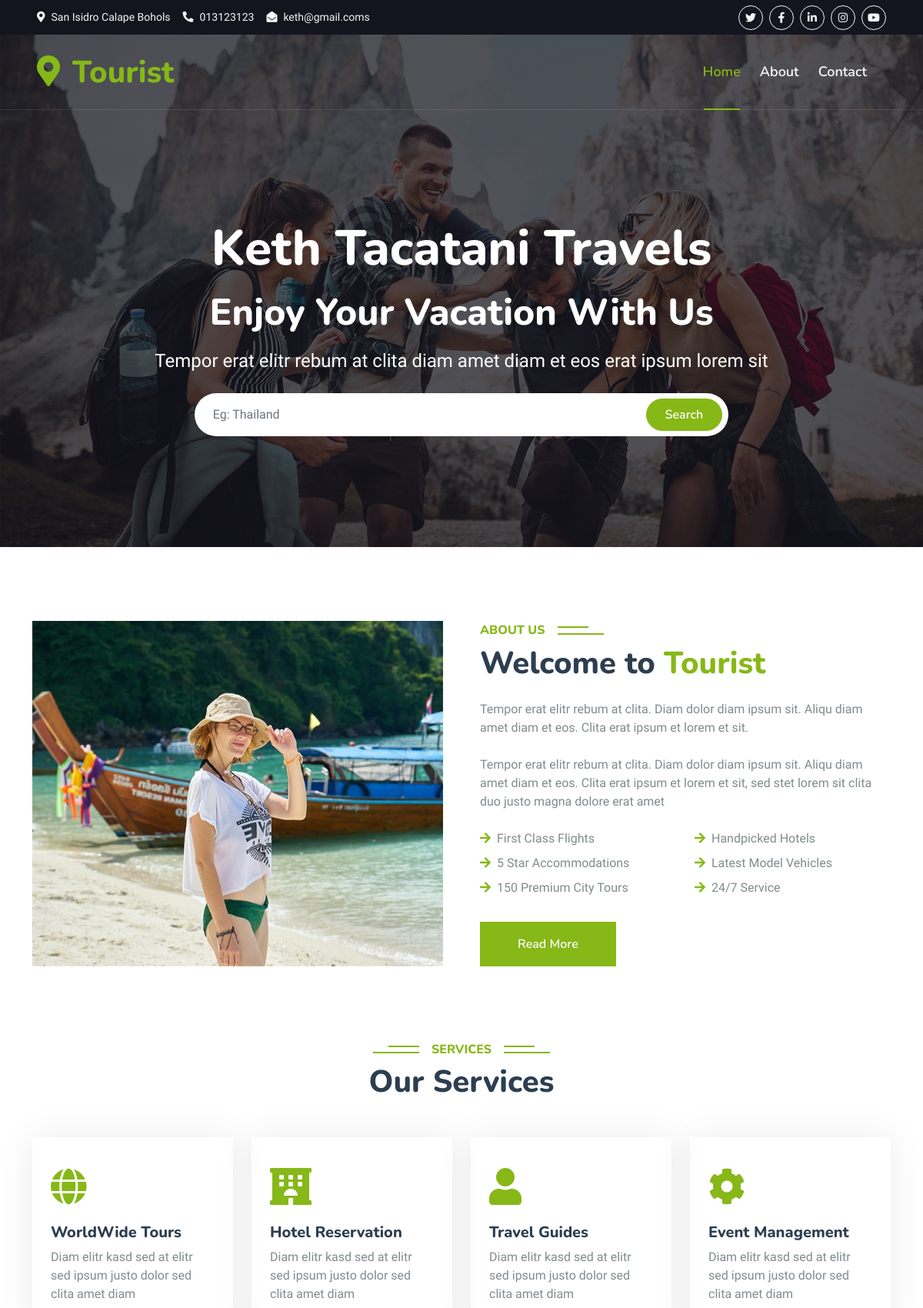
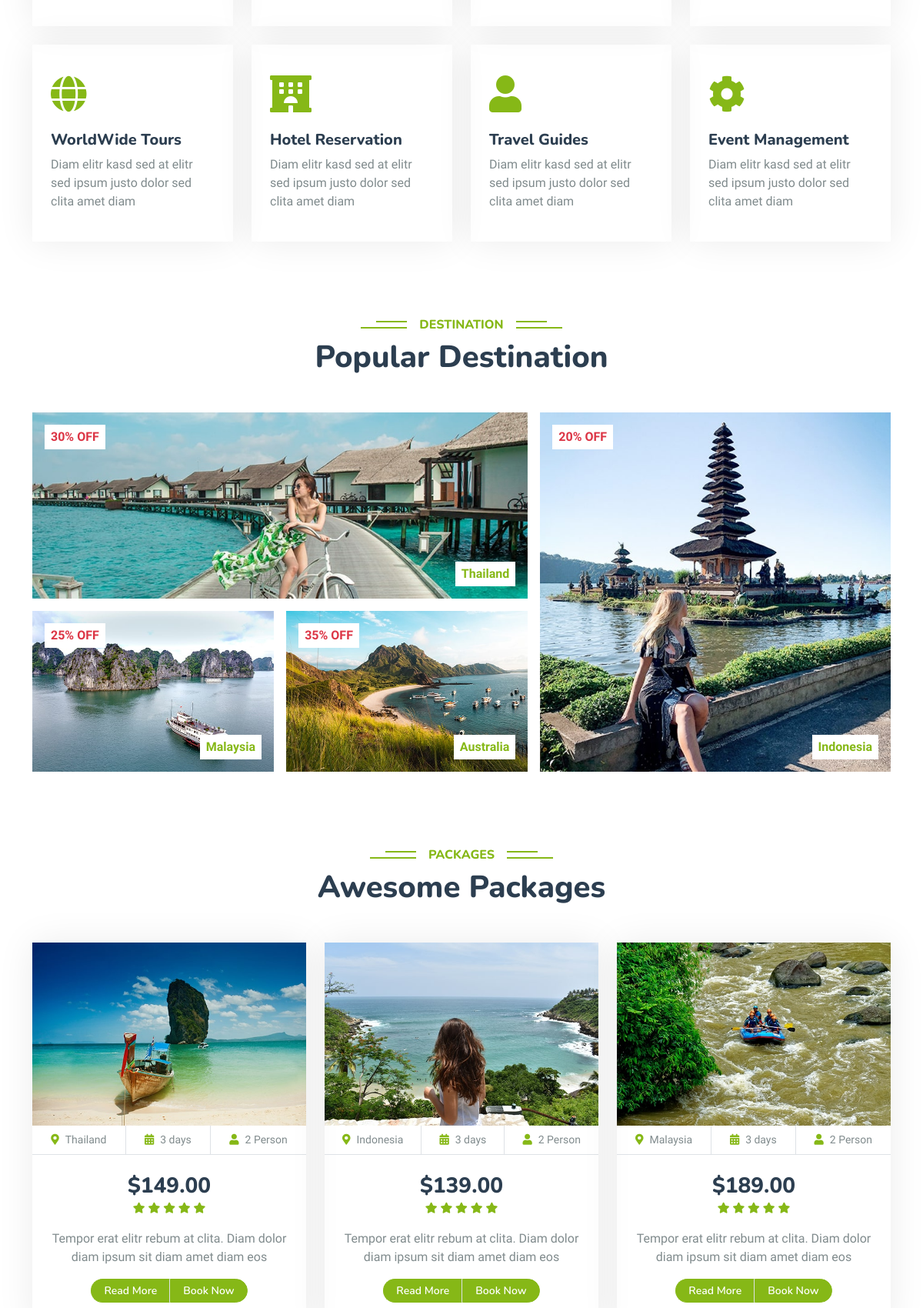
The page / (upper part) on the database its author committed (2 pictures, top to bottom).
### tables this page shows
CREATE TABLE `website_info` (
  `id` int(1) NOT NULL,
  `site_name` varchar(100) NOT NULL,
  `about` varchar(5000) NOT NULL,
  `contact` varchar(15) NOT NULL,
  `email` varchar(100) NOT NULL,
  `location` varchar(200) NOT NULL
);

### application/views/frontend/pages/homepage.php (the view, shortened to what the rows shown need)
<?php foreach ($website_info as $row) :
        $site_name=$row->site_name;
        endforeach;
    ?>
<div class="container-fluid bg-primary py-5 mb-5 hero-header">
            <div class="container py-5">
                <div class="row justify-content-center py-5">
                    <div class="col-lg-10 pt-lg-5 mt-lg-5 text-center">
                        <h1 class="display-3 text-white mb-3 animated slideInDown"> <?php echo isset($site_name) ? $site_name : ''; ?></h1>
                        <h3 class="display-5 text-white mb-3 animated slideInDown">Enjoy Your Vacation With Us</h3>
                        <p class="fs-4 text-white mb-4 animated slideInDown">Tempor erat elitr rebum at clita diam amet diam et eos erat ipsum lorem sit</p>
                        <div class="position-relative w-75 mx-auto animated slideInDown">
                            <input class="form-control border-0 rounded-pill w-100 py-3 ps-4 pe-5" type="text" placeholder="Eg: Thailand">
                            <button type="button" class="btn btn-primary rounded-pill py-2 px-4 position-absolute top-0 end-0 me-2" style="margin-top: 7px;">Search</button>
                        </div>
                    </div>
                </div>
            </div>
        </div>
    </div>
    <div class="container-xxl py-5">
        <div class="container">
            <div class="row g-5">
                <div class="col-lg-6 wow fadeInUp" data-wow-delay="0.3s">
                    <h1 class="mb-4">Welcome to <span class="text-primary">Tourist</span></h1>
                </div>
            </div>
        </div>
    </div>
    <div class="container-xxl py-5">
        <div class="container">
            <div class="text-center wow fadeInUp" data-wow-delay="0.1s">
                <h1 class="mb-5">Our Services</h1>
            </div>
        </div>
    </div>
    <div class="container-xxl py-5 destination">
        <div class="container">
            <div class="text-center wow fadeInUp" data-wow-delay="0.1s">
                <h1 class="mb-5">Popular Destination</h1>
            </div>
        </div>
    </div>
    <div class="container-xxl py-5">
        <div class="container">
            <div class="text-center wow fadeInUp" data-wow-delay="0.1s">
                <h1 class="mb-5">Awesome Packages</h1>
            </div>
        </div>
    </div>

### application/views/frontend/include/header.php (shortened to what the rows shown need)
<?php foreach ($website_info as $row) :
        $contact=$row->contact;
        $email=$row->email;
        $location=$row->location;
        endforeach;
    ?>
<!DOCTYPE html>
<html lang="en">
<head>
    <link href="https://cdnjs.cloudflare.com/ajax/libs/font-awesome/5.10.0/css/all.min.css" rel="stylesheet">
    <link href="https://cdn.jsdelivr.net/npm/bootstrap-icons@1.4.1/font/bootstrap-icons.css" rel="stylesheet">
    <link href="<?= base_url();?>assets/frontend/lib/animate/animate.min.css" rel="stylesheet">
    <link href="<?= base_url();?>assets/frontend/lib/owlcarousel/assets/owl.carousel.min.css" rel="stylesheet">
    <link href="<?= base_url();?>assets/frontend/lib/tempusdominus/css/tempusdominus-bootstrap-4.min.css" rel="stylesheet" />
    <link href="<?= base_url();?>assets/frontend/css/bootstrap.min.css" rel="stylesheet">
    <link href="<?= base_url();?>assets/frontend/css/style.css" rel="stylesheet">
</head>
<body>
    <div class="container-fluid bg-dark px-5 d-none d-lg-block">
        <div class="row gx-0">
            <div class="col-lg-8 text-center text-lg-start mb-2 mb-lg-0">
                <div class="d-inline-flex align-items-center" style="height: 45px;">
                    <small class="me-3 text-light"><i class="fa fa-map-marker-alt me-2"></i><?php echo isset($location) ? $location : ''; ?></small>
                    <small class="me-3 text-light"><i class="fa fa-phone-alt me-2"></i><?php echo isset($contact) ? $contact : ''; ?></small>
                    <small class="text-light"><i class="fa fa-envelope-open me-2"></i><?php echo isset($email) ? $email : ''; ?></small>
                </div>
            </div>
        </div>
    </div>
    <div class="container-fluid position-relative p-0">
        <nav class="navbar navbar-expand-lg navbar-light px-4 px-lg-5 py-3 py-lg-0">
            <a href="" class="navbar-brand p-0">
                <h1 class="text-primary m-0"><i class="fa fa-map-marker-alt me-3"></i>Tourist</h1>
            </a>
        </nav>

### rows shown on the page
website_info: location "San Isidro Calape Bohols", contact "013123123", email "keth@gmail.coms", site_name "Keth Tacatani Travels"
